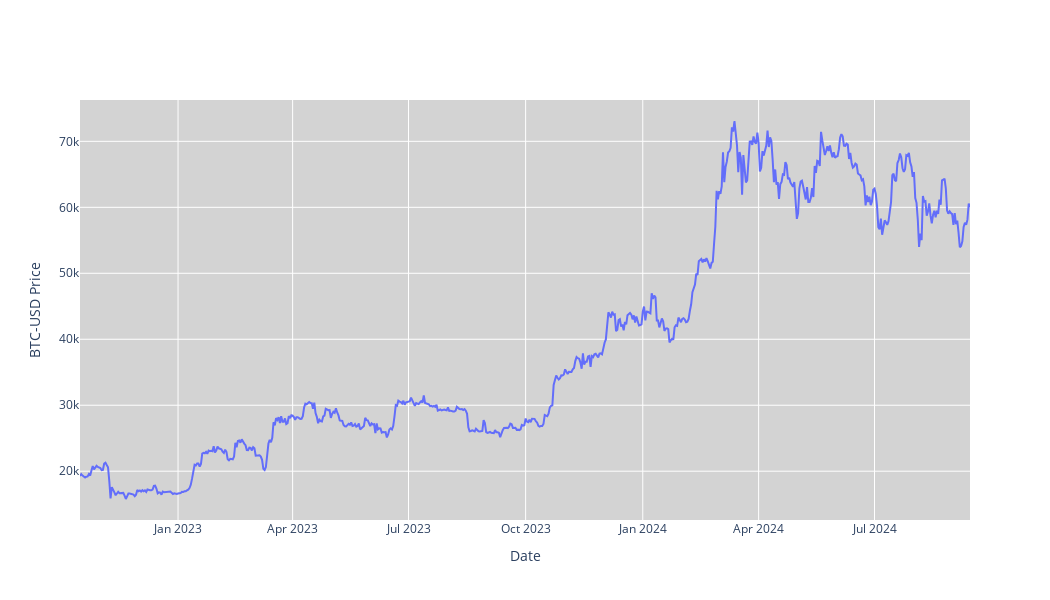

Notebook code cell kept with this figure:
### Code cell
#Price chart
fig = go.Figure(data=[go.Scatter(x=stock_data.index, y=stock_data['Adj Close'], mode='lines', name='Adj Close')])
fig.update_layout(
    xaxis_rangeslider_visible=False,
    yaxis_title=f'{ticker} Price',
    xaxis_title='Date',
    plot_bgcolor='lightgrey',
    width=1050,
    height=600
)
fig.show()
fig.write_image('./images/Price.png')

### Figure 1 — Plotly figure (JSON) as saved in the notebook; plotly's stock layout.template omitted (floating-point values rounded to 4 significant figures; data arrays with more than 128 entries replaced by an {"elided": "..."} marker saying what was removed)
{"data": [{"mode": "lines", "name": "Adj Close", "type": "scatter", "x": {"elided": "700 str values"}, "y": {"elided": "700 float values"}}], "layout": {"height": 600, "plot_bgcolor": "lightgrey", "width": 1050, "xaxis": {"rangeslider": {"visible": false}, "title": {"text": "Date"}}, "yaxis": {"title": {"text": "BTC-USD Price"}}}}
